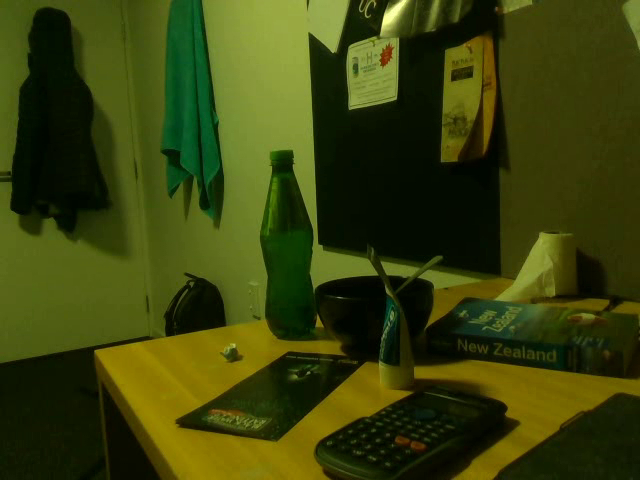
#> input picture frame 4 of tmp/test00/color.avi, 640 x 480 px
$ python Desk_detection_vid.py   (older library calls are emulated)
#> lines starting #> are read from the running program, lines starting #| are printed output that depends on the picture; after the words box and inside, x2 and y2 are one past the last pixel; in counts of white or black regions, pixels touching at a corner belong together; pictures that were not available may be replaced by others from this repository, and a replacement may not be noted
# -*- coding: utf-8 -*-
"""
Created on Fri Apr 20 17:01:36 2018

@author: Andy Everitt

Detects desk using contours from depth image

"""

import numpy as np
import cv2
import pyrealsense2 as pyrs


data_path = "testdata/video" #read path
name_path = "test11"

fps = 15 #framerate
res_col = (640, 480) #color resolution
res_dep = res_col #depth resolution

live = False # enables live video feed

index = 0
buffer = 30
d_avg_min = np.linspace(0,0,buffer)


def nothing(x):
    # We need a callback for the createTrackbar function.
    # It doesn't need to do anything, however.
    pass


if live:
    #Set up camera
    cam = pyrs.pipeline()

    config = pyrs.config()
    config.enable_stream(pyrs.stream.color, res_col[0], res_col[1], pyrs.format.bgr8, fps)
    config.enable_stream(pyrs.stream.depth, res_dep[0], res_dep[1], pyrs.format.z16, fps)

    cam.start(config)
else:
    # Load the video file.
    cap_color = cv2.VideoCapture('./{}/{}/color.avi'.format(data_path, name_path))
    cap_depth = cv2.VideoCapture('./{}/{}/depth.avi'.format(data_path, name_path))


# Create Trackbars
cv2.namedWindow('Threshold Range')
cv2.createTrackbar('Auto Range', 'Threshold Range', 1, 1, nothing)
cv2.createTrackbar('Min Range', 'Threshold Range', 1, 66000, nothing)
cv2.createTrackbar('Max Range', 'Threshold Range', 3, 66000, nothing)

cv2.namedWindow('Morphological Transform')
cv2.createTrackbar('Opening Iterations', 'Morphological Transform', 0, 10, nothing)
cv2.createTrackbar('Closing Iterations', 'Morphological Transform', 0, 50, nothing)


while True:  # Loop over the images until we decide to quit.
    if live:
        #Get frame
        frames = cam.wait_for_frames()

        c = frames.get_color_frame()
        d = frames.get_depth_frame()

        if not c or not d:
            continue

        c = np.asanyarray(c.get_data())
        d = np.asanyarray(d.get_data())
        d_vid = np.dstack((d,d,d))
        d_vid = (d_vid/256).astype('uint8')
    else:
        ret_color, c = cap_color.read()  # Read an frame from the color video file.
#> c is the input picture: shape (480, 640, 3); mean B, G, R 11.6, 65.1, 57.3
        ret_depth, d = cap_depth.read()  # Read an frame from the depth video file.

        # If we cannot read any more frames from the video file, then reload video.
        if not ret_color or not ret_depth:
            cap_color.release()
            cap_depth.release()
            # Load the video file.
            cap_color = cv2.VideoCapture('./{}/{}/color.avi'.format(data_path, name_path))
            cap_depth = cv2.VideoCapture('./{}/{}/depth.avi'.format(data_path, name_path))
            continue
        d = d[:,:,0]
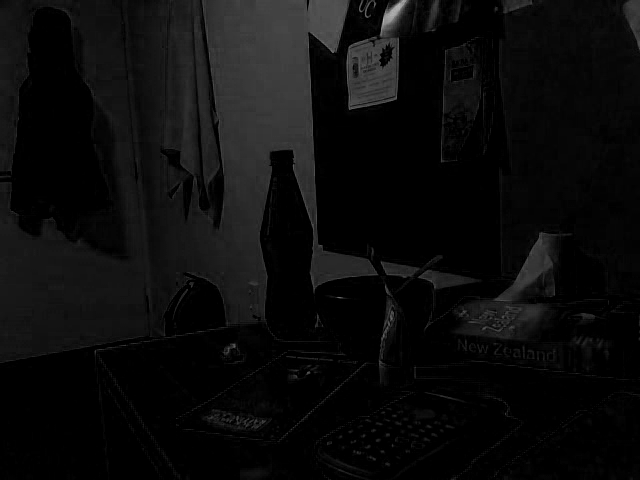
#> d: shape (480, 640); min 0, max 181, mean 11.6


    d_scaled = cv2.cvtColor(d, cv2.COLOR_GRAY2BGR)


    # Calculate horizontal depth average
    d_avg_h = np.average(d_scaled[:,:,0], 1)
#> d_avg_h = 480 values, max 30.58 at index 6, min 0.617 at index 385, mean 11.62
    d_avg_h_img = d_avg_h * np.ones((640, 480))
    d_avg_h_img = np.transpose(d_avg_h_img)
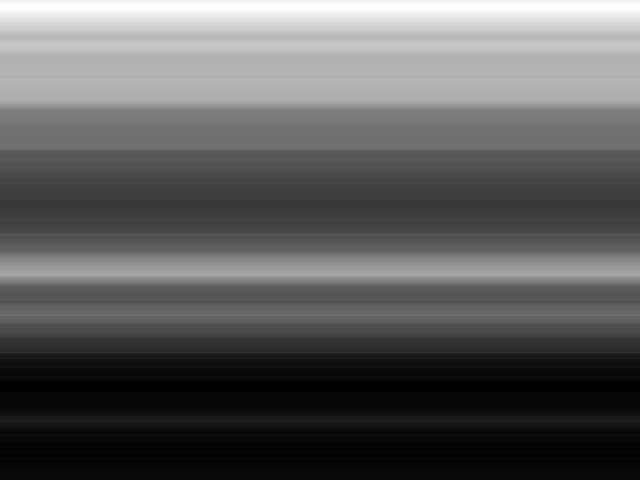
#> d_avg_h_img: shape (480, 640) float64; min 0.617, max 30.58, mean 11.6; drawn with min black and max white
    d_avg_h_img = d_avg_h_img.astype('uint16')
    d_avg_h_img = cv2.cvtColor(d_avg_h_img, cv2.COLOR_GRAY2BGR)
#> d_avg_h_img: shape (480, 640, 3) uint16

    # Calculate closest average depth and location using circular buffer
    d_avg_min[index] = min(d_avg_h[10:res_dep[1]]) # ignores bottom and top 10 rows as they have the most inaccurate depth data
    print (np.average(d_avg_min))
    index += 1
    if index == buffer:
        index = 0

    d_avg_index = np.argmin(d_avg_h[10:res_dep[1]]) + 10
#> d_avg_index = 385
    roi = [(10, d_avg_index-1), (629, 479)]
#> roi = [(10, 384), (629, 479)]
    cv2.rectangle(c,roi[0],roi[1],(65535,0,0),2)
#> c: shape (480, 640, 3); 1.19% of pixels changed, all inside (x1, y1, x2, y2) = (9, 383, 631, 480)
    cv2.rectangle(d_scaled,roi[0],roi[1],(65535,0,0),2)
#> d_scaled: shape (480, 640, 3); mean B, G, R 14.6, 11.6, 11.6
    cv2.rectangle(d_avg_h_img,(10,d_avg_index),(630,d_avg_index),(65535,0,0),2)
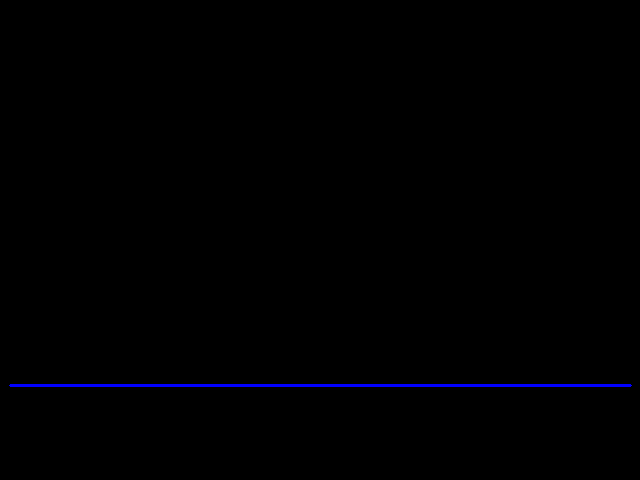
#> d_avg_h_img: shape (480, 640, 3) uint16; mean B, G, R 409, 11.1, 11.1; drawn with min black and max white
    roi_depth = d_scaled[roi[0][1]:roi[1][1],roi[0][0]:roi[1][0]]

    autoRange = cv2.getTrackbarPos('Auto Range', 'Threshold Range')
    if autoRange:
        minRange = int(np.average(d_avg_min) * 0.1)
#        minRange = 10
        maxRange = int((np.average(d_avg_min)) * 2.5)
        if maxRange < 500:
            maxRange = 500
    else:
        # Get trackbar information
        minRange = cv2.getTrackbarPos('Min Range', 'Threshold Range')
        maxRange = cv2.getTrackbarPos('Max Range', 'Threshold Range')


    # Do a simple "in range" threshold to find all objects between 2 and 5 units of distance away.
    # Note that each increment is equal to approximately 256mm. This is because the inRange function
    # only accepts 8-bit integers, so we must scale it down.
    thresh = cv2.inRange(roi_depth[:,:,0], minRange, maxRange)
#> thresh: shape (95, 619); every value is 255

    # Perform some morphological operations to help distinguish the features in the image.
    openIter = cv2.getTrackbarPos('Opening Iterations', 'Morphological Transform')
    closeIter = cv2.getTrackbarPos('Closing Iterations', 'Morphological Transform')
    kernel = np.ones((3,3), np.uint8)
    opening = cv2.morphologyEx(thresh, cv2.MORPH_OPEN, kernel, iterations=openIter)
    closing = cv2.morphologyEx(opening, cv2.MORPH_CLOSE, kernel, iterations=closeIter)

    # Edge detection
#    edges_depth = cv2.Canny(closing, 0, 0)
#    edges_colour = cv2.Canny(c, 0, 100)
#    edges_combined = edges_depth + edges_colour

    # Detect the external contour in the thresholded image.
    _, contours, hierarchy = cv2.findContours(closing, cv2.RETR_EXTERNAL, cv2.CHAIN_APPROX_SIMPLE)
#> contours = [[[0, 0], [0, 94], [618, 94], [618, 0]]]

    i = 0
    try:
        contour_size = 0
        for contour in contours:
            if (np.size(contour) > contour_size):
                contour_size = np.size(contour)
                contour_desk = contour
            x,y,w,h = cv2.boundingRect(contour)
            cv2.rectangle(roi_depth,(x,y),(x+w,y+h),(0,65535,65535),2)
#> this loop made 1 pass
#> (contour_size, contour_desk, x, y, w, h) on pass 1: (8, [[0, 0], [0, 94], [618, 94], [618, 0]], 0, 0, 619, 95)
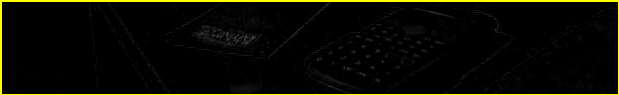
#> roi_depth: shape (95, 619, 3); mean B, G, R 1.7, 11, 11
#> after the loop, contour_size = 8
#        contour_exter = cv2.convexHull(contours[0]) # Convex hull of first external contour
        # Detect & draw bounding rectangle
        x,y,w,h = cv2.boundingRect(contour_desk)
#        cv2.rectangle(c,(x,y),(x+w,y+h),(0,65535,0),2)
        cv2.rectangle(roi_depth,(x,y),(x+w,y+h),(0,65535,0),2)
#> roi_depth: shape (95, 619, 3); 3.63% of pixels changed, all inside (x1, y1, x2, y2) = (0, 0, 619, 95)
    except IndexError:
        i += 1
        if (i == 10):
            print ('No contours')


    # Draw the first external contour around the detected object.
    cv2.drawContours(c, contours, -1, (0,0,65535), 10)
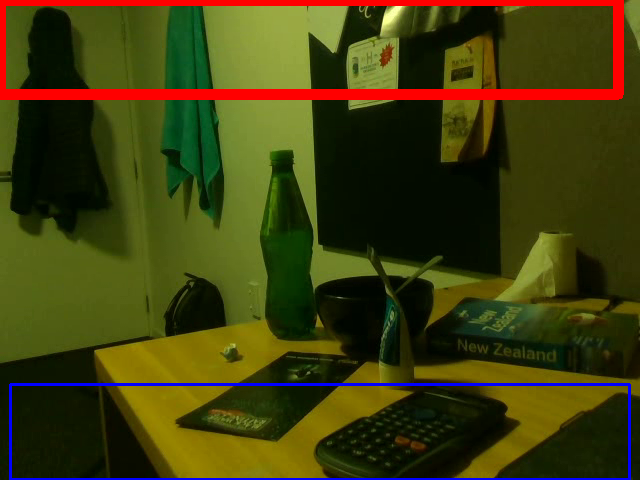
#> c: shape (480, 640, 3); mean B, G, R 13.7, 61.1, 63.7
    cv2.drawContours(roi_depth, contours, -1, (0,0,65535), 1)
#> roi_depth: shape (95, 619, 3); mean B, G, R 1.7, 4.8, 7.9
# [9 lines of commented-out code are left out]


    cv2.imshow('Colour', c)
    cv2.imshow('Depth', d_scaled * 18)  # Scale the depth data for visibility
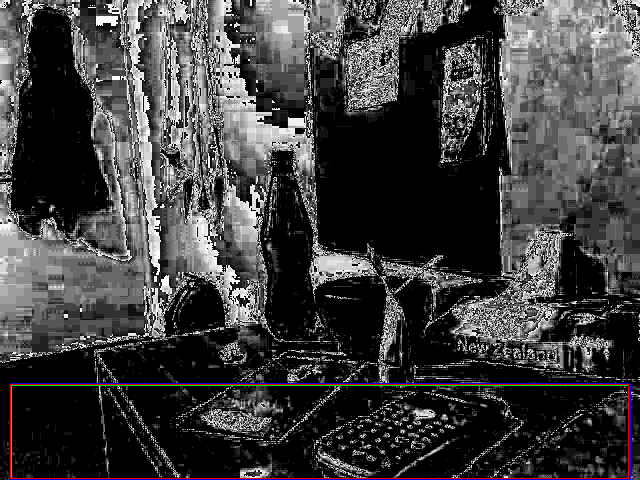
#> window 'Depth': shape (480, 640, 3); mean B, G, R 62.9, 62.3, 62.8
    cv2.imshow('Depth Average', d_avg_h_img * 18)  # Scale the depth data for visibility
    cv2.imshow('Depth ROI', roi_depth * 18)
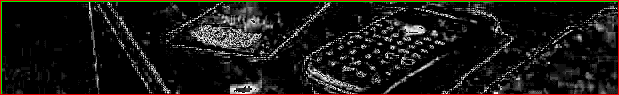
#> window 'Depth ROI': shape (95, 619, 3); mean B, G, R 20.6, 23.5, 26.3

    cv2.imshow('thresh', thresh)
    cv2.imshow('opening', opening)
    cv2.imshow('closing', closing)
#    cv2.imshow('edges_depth', edges_depth)
#    cv2.imshow('edges_colour', edges_colour)
#    cv2.imshow('edges_combined', edges_combined)

    if cv2.waitKey(1) & 0xFF == ord('q'):
#> (key q is pressed here)
        break

# Release camera and close windows
if live:
    cam.stop()
else:
    cap_color.release()
    cap_depth.release()
cv2.destroyAllWindows()

$ run again, starting later in the video
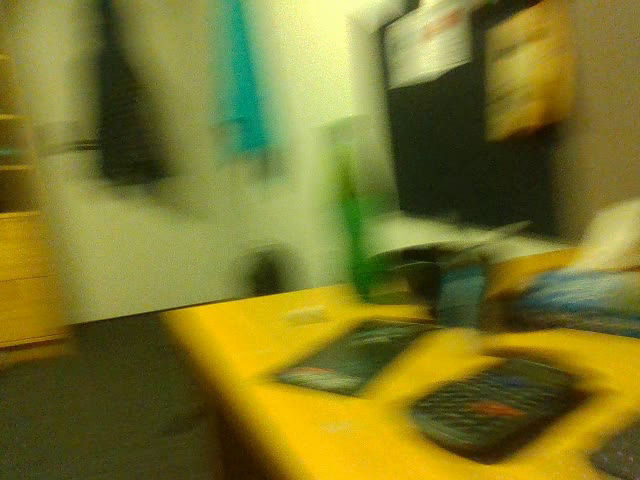
#> input picture frame 18 of tmp/test00/color.avi, 640 x 480 px
#> c is the input picture: shape (480, 640, 3); mean B, G, R 42.5, 119, 123.6
#> d_avg_h = 480 values, max 83.89 at index 41, min 7.03 at index 349, mean 42.49
#> d_avg_index = 349
#> roi = [(10, 348), (629, 479)]
#> thresh: shape (131, 619); every value is 255
#> contours = [[[0, 0], [0, 130], [618, 130], [618, 0]]]
#> the loop `for contour in contours:` made 1 pass
#> (contour_size, contour_desk, x, y, w, h) on pass 1: (8, [[0, 0], [0, 130], [618, 130], [618, 0]], 0, 0, 619, 131)
#> after the loop `for contour in contours:`:
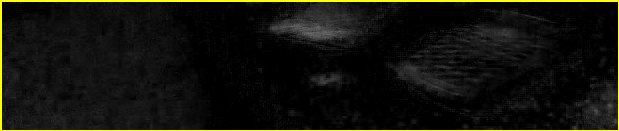
#> roi_depth: shape (131, 619, 3); mean B, G, R 11.7, 18.7, 18.7
#> after the loop `for contour in contours:`: contour_size = 8
#> `cv2.imshow('Depth ROI', roi_depth * 18)`:
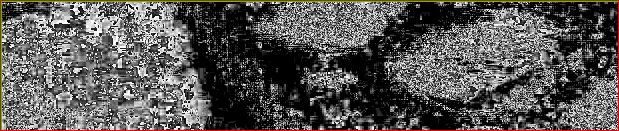
#> window 'Depth ROI': shape (131, 619, 3); mean B, G, R 84.1, 86.3, 88.5
